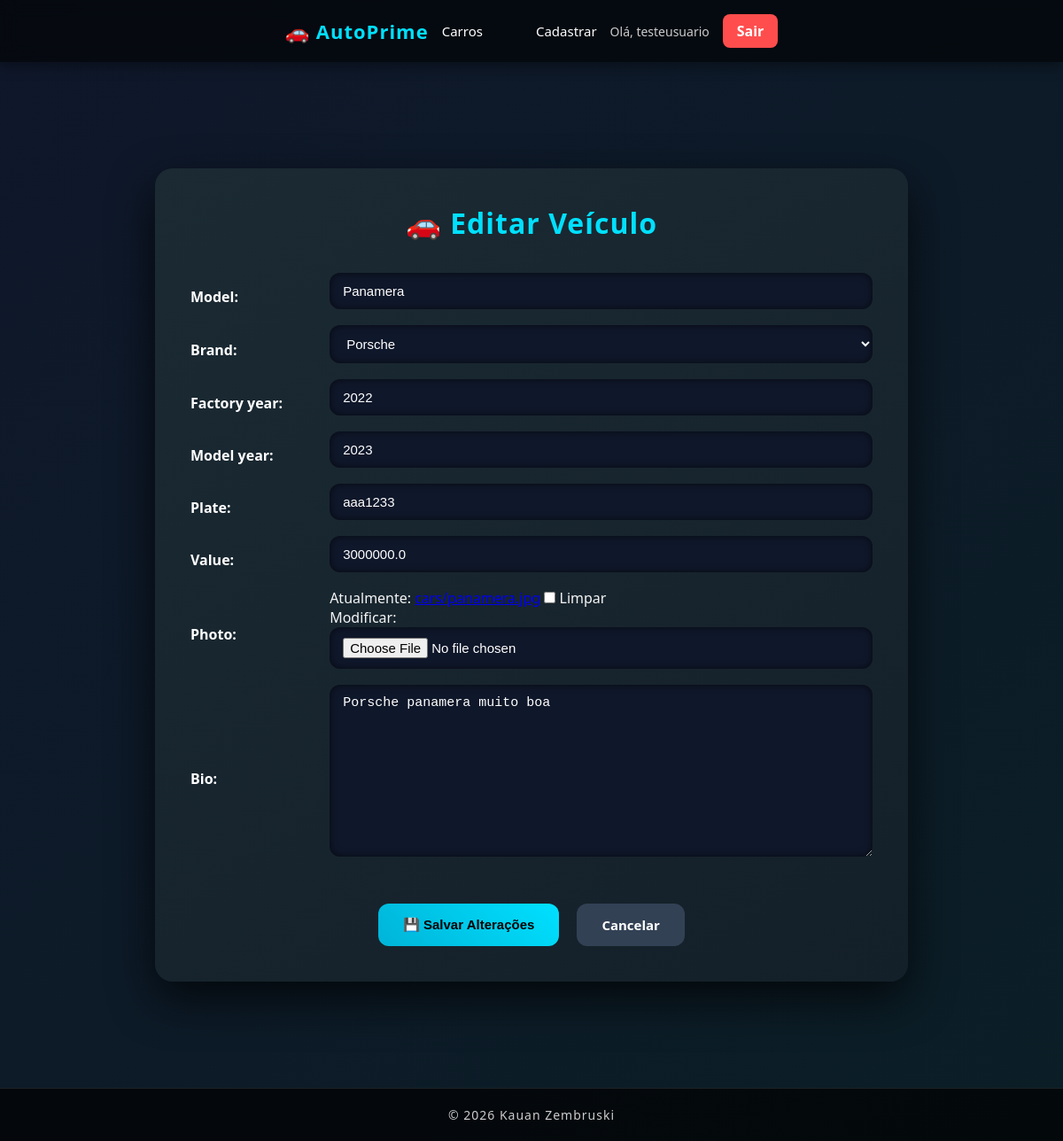
Screenshot of /car/14/update/ (signed in) with the database file from the repository.
### cars/models.py (models this page shows, shortened)
class Car(models.Model):
    id = models.AutoField(primary_key=True)
    model = models.CharField(max_length=200)
    brand = models.ForeignKey(Brand, on_delete=models.PROTECT, related_name='car_brand')
    factory_year = models.IntegerField(blank=True, null=True)
    model_year = models.IntegerField(blank=True, null=True)
    plate = models.CharField(max_length=10,  blank=True, null=True)
    value = models.FloatField(blank=True, null=True)
    photo =  models.ImageField(upload_to='cars/', blank=True, null=True)
    bio = models.TextField(max_length=500, blank=True, null=True)

### cars/views.py (the view, shortened to what this page needs)
# urls.py: path('car/<int:pk>/update/', CarUpdateView.as_view(), name='car_update'),
@method_decorator(login_required(login_url='login'), name='dispatch')
class CarUpdateView(UpdateView):
    model = Car
    form_class = CarModelForm
    template_name= 'car_update.html'
    success_url = 'cardetail'

### cars/forms.py (shortened to what this page needs)
class CarModelForm(forms.ModelForm):
    class Meta:
        model = Car
        fields = '__all__'

### cars/models.py (called while the page is built)
    def __str__(self):
        return self.name

### cars/templates/car_update.html (shortened to what this page needs)
{% extends "base.html" %}
{% block content %}
<div class="form-container">
  <form method="post" enctype="multipart/form-data">
    <h1>🚗 Editar Veículo</h1>
    <table>
      {{ form.as_table }}
    </table>
    <div class="buttons-container">
      <input type="submit" value="💾 Salvar Alterações" class="btn btn-primary">
      <a href="{% url 'cars_list' %}" class="btn btn-secondary">Cancelar</a>
    </div>
  </form>
</div>
{% endblock %}

### app/templates/base.html (shortened to what this page needs)
<!DOCTYPE html>
<html lang="en">
<head>
</head>
<body>
  <header>
    <nav>
      <div class="nav-container">
        <div class="logo">
          <a href="{% url 'cars_list' %}">🚗 AutoPrime</a>
        </div>
        <ul class="nav-links">
          <li><a href="{% url 'cars_list' %}">Carros</a></li>
          {% if user.is_authenticated %}
          <li><a href="{% url 'new_car' %}">Cadastrar</a></li>
          {% endif %}
        </ul>
        <div class="nav-user">
          {% if user.is_authenticated %}
          <span class="welcome">Olá, {{ user.username }}</span>
          <a class="btn-nav logout" href="{% url 'logout' %}">Sair</a>
          {% else %}
          <a class="btn-nav" href="{% url 'login' %}">Login</a>
          <a class="btn-nav register" href="{% url 'register' %}">Cadastre-se</a>
          {% endif %}
        </div>
      </div>
    </nav>
  </header>
  <main>
    {% block content %}
    {% endblock %}
  </main>
  <footer>
    <p>&copy; 2026 Kauan Zembruski</p>
  </footer>
</body>
</html>

### app/templates/base.html (style rules this page uses)
* { margin: 0; padding: 0; box-sizing: border-box; }
body { font-family: 'Segoe UI', Tahoma, Geneva, Verdana, sans-serif; background: linear-gradient(135deg, #0f2027, #203a43, #2c5364); color: #f5f5f5; min-height: 100vh; display: flex; flex-direction: column; }
header { background: rgba(0, 0, 0, 0.6); backdrop-filter: blur(10px); box-shadow: 0 4px 15px rgba(0, 0, 0, 0.4); }
nav { max-width: 1200px; margin: 0 auto; height: 70px; display: flex; justify-content: space-between; align-items: center; padding: 0 30px; }
nav ul { list-style: none; display: flex; align-items: center; gap: 15px; }
nav ul li { font-size: 15px; }
nav ul li a { text-decoration: none; color: #ffffff; padding: 10px 18px; border-radius: 8px; transition: 0.3s ease; font-weight: 500; }
main { flex: 1; max-width: 1200px; margin: 40px auto; padding: 20px; width: 100%; }
footer { background: rgba(0, 0, 0, 0.7); text-align: center; padding: 20px; font-size: 14px; letter-spacing: 1px; color: #ccc; border-top: 1px solid rgba(255, 255, 255, 0.1); }
.btn { display: inline-block; padding: 10px 18px; background: #00b4d8; color: #000; border-radius: 8px; text-decoration: none; font-weight: bold; transition: 0.3s ease; }
.nav-container { max-width: 1200px; margin: 0 auto; height: 70px; display: flex; justify-content: space-between; align-items: center; padding: 0 30px; }
.logo a { font-size: 22px; font-weight: bold; text-decoration: none; color: #00e0ff; letter-spacing: 1px; }
.nav-links { list-style: none; display: flex; gap: 30px; }
.nav-links li a { text-decoration: none; color: #fff; font-weight: 500; padding: 8px 15px; border-radius: 8px; transition: 0.3s ease; }
.nav-user { display: flex; align-items: center; gap: 15px; }
.welcome { font-size: 14px; color: #ccc; }
.btn-nav { padding: 8px 16px; border-radius: 8px; background: #00b4d8; color: #000; text-decoration: none; font-weight: bold; transition: 0.3s ease; }
.logout { background: #ff4d4d; color: #fff; }

### cars/templates/car_update.html (style rules this page uses)
body { background: linear-gradient(135deg, #0f172a, #0b1e26); font-family: 'Segoe UI', Tahoma, Geneva, Verdana, sans-serif; }
.form-container { max-width: 850px; margin: 60px auto; padding: 40px; background: linear-gradient(145deg, #1b2a33, #142029); border-radius: 20px; box-shadow: 0 20px 50px rgba(0,0,0,0.7); animation: fadeIn 0.6s ease-in-out; }
.form-container h1 { text-align: center; color: #00e0ff; margin-bottom: 35px; font-size: 2rem; letter-spacing: 1px; }
table { width: 100%; border-collapse: collapse; }
th { text-align: left; padding-bottom: 5px; font-weight: 600; color: #ffffff; }
td { padding-bottom: 18px; }
input[type="text"], input[type="number"], input[type="file"], select, textarea { width: 100%; padding: 12px 15px; border-radius: 12px; border: none; background: #0f172a; color: #fff; font-size: 15px; box-shadow: inset 0 0 8px rgba(0,0,0,0.6); transition: 0.3s ease; }
.buttons-container { display: flex; justify-content: center; gap: 20px; margin-top: 30px; }
.btn { padding: 14px 28px; font-size: 15px; border-radius: 12px; font-weight: bold; border: none; cursor: pointer; transition: 0.3s ease; text-decoration: none; display: inline-block; }
.btn-primary { background: linear-gradient(45deg, #00b4d8, #00e0ff); color: #000; }
.btn-secondary { background: #334155; color: #fff; }

### rows the page displays
Car: model "Panamera", brand "Porsche", factory_year "2022", model_year "2023", plate "aaa1233", value "3000000.0", bio "Porsche panamera muito boa"

### other values shown
{{ user.username }} "testeusuario"
